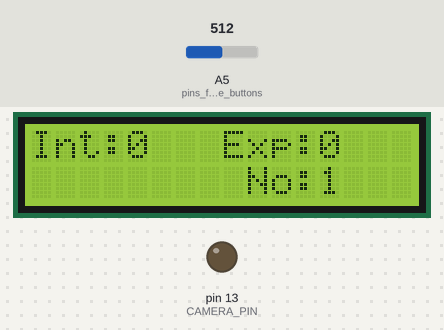
The sketch below on a simulated Arduino Uno, built with avr-gcc and run on an emulated ATmega328P. Parts: 16×2 character LCD, output pins drawn as LEDs (lit = HIGH). Dashed ring = blinking. The test bench sets the inputs (shaded band); at power-on: A5 (pins_for_the_buttons) = 512.

Above: at 1.2 s.
1.3 s: A5 (pins_for_the_buttons) set to 484
At 1.78 s:
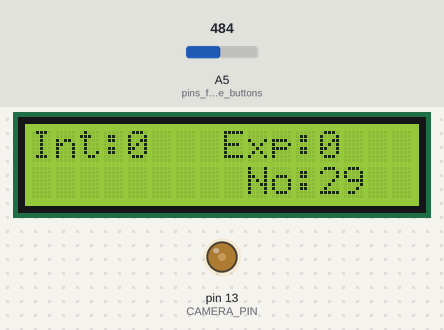
4.0 s: A5 (pins_for_the_buttons) set to 511
At 5.14 s:
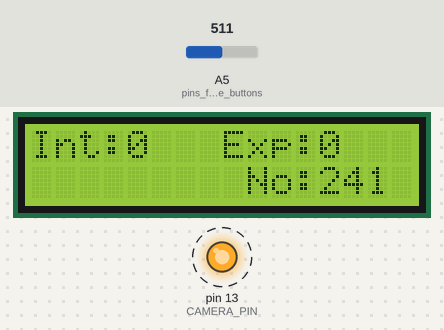
7.0 s: A5 (pins_for_the_buttons) set to 360
At 7.42 s:
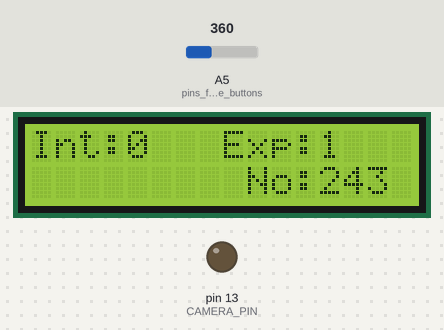
8.7 s: A5 (pins_for_the_buttons) set to 284
At 9.02 s:
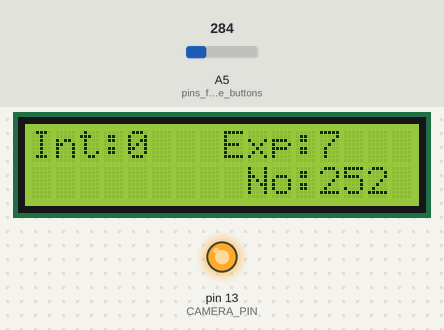
10.3 s: A5 (pins_for_the_buttons) set to 262
At 10.42 s:
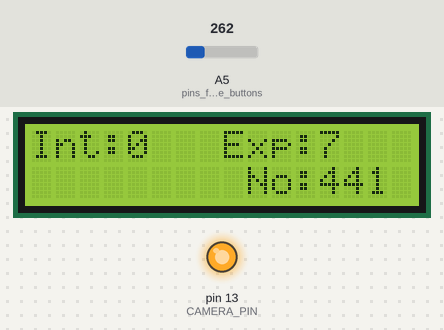
11.8 s: A5 (pins_for_the_buttons) set to 248
13.3 s: A5 (pins_for_the_buttons) set to 224
At 13.8 s:
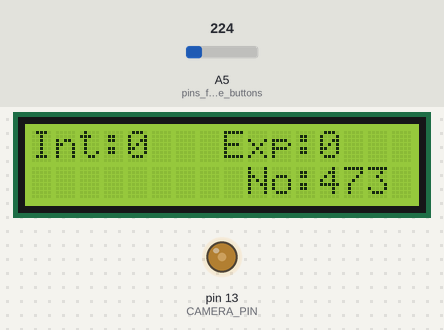
Timing chart, 0 to 16.1 s (numbered marks = the images above; inputs shaded):
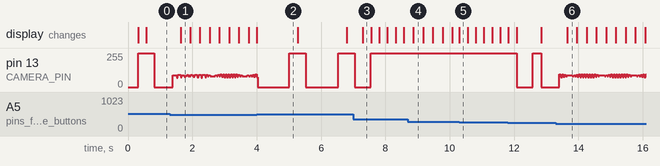

The sketch:

intervalometer_static_lcd.ino
```cpp
// (licence header left out)
/*
This version does not include any motor functionality,
just plain, enchanced intervalometer! (for example star timelapses)
BULB-mode required, this version was made very long exposures in mind:
max interval 999 secs, max exposure time 999 secs
*/

// LCD library
#include <LiquidCrystal.h>
// These pins are not used by Adafruit motor shield if it's using only motor 1
LiquidCrystal lcd(10, 9, 5, 3, 2, 14);

// pin that will trigger the camera
#define CAMERA_PIN 13

// "exposing" or not, if false, sends pulse to the optocoupler
// which triggers the camera
bool exposing = false;

int c,s,t,r,e,b,m,p,n = 0;
int pause;
int counter = 0;
int interval;
int exposure;
int state;
int divi;
unsigned long time = 0;

void setup() {

	pinMode(13, OUTPUT);
	pinMode(A5, INPUT); // pins for the buttons
	pinMode(A4, INPUT);
	pinMode(A3, INPUT);
	pinMode(CAMERA_PIN, OUTPUT); // to the optocoupler

	// set up the LCD's number of columns and rows:
	lcd.begin(16, 2);
}

// These functions return a value when the corresponding button is pressed
// 1,8 kohm resistors were used between 6 buttons (7 resistors)
// More info: http://tronixstuff.wordpress.com/2011/01/11/tutorial-using-analog-input-for-multiple-buttons/
//
// Switches:
// 1 kohm resistors were used with 2 switches, total 6 resistors

// Reset button

int resetButton(int pin) {

	c=analogRead(pin);

	if (c<160 && c>100) {
		r = 1; // reset button
	}
	return r;
}

/* coming later, sensor buttons for dolly
int shutDown(int pin) {

c=analogRead(pin);

if (c< && c>)
{
r = 1; // stop&reset to prevent any damage
}
return r;
}
*/

// interval time

int dig1Button(int pin) {

	c=analogRead(pin);

	if (c>160 && c<180)
	{
		delay(250); // if not set, value will increment as long as the button
		// was pressed and we don't want that to happen (about 100-200 ms)
		++e;
	}
	if (e < 999) {
		return e;
	}
	else {
		return e=0;
	}
}

// interval time

int dig2Button(int pin) {

	c=analogRead(pin);

	if (c>180 && c<210)
	{
		delay(250);
		--e;
	}
	if (e > 0) {
		return e;
	}
	else {
		return e=0;
	}
}

// exposure time

int dig3Button(int pin) {

	c=analogRead(pin);

	if (c>330 && c<370)
	{
		delay(250);
		++n;
	}
	if (n < 999) {
		return n;
	}
	else {
		return n=0;
	}
}

// exposure time

int dig4Button(int pin) {

	c=analogRead(pin);

	if (c>240 && c<270)
	{
		delay(250);
		--n;
	}
	if (n > 0) {
		return n;
	}
	else {
		return n=0;
	}
}

// Start & stop

int startButton(int pin) {

	c=analogRead(pin);

	if (c>500 && c<600) {
		delay(250);
		s++;
	}
	if (s <= 1) {
		return s;
	}
	else if (s > 1) {
		return s=0;
	}
}

/* select time range, default (0) is 0,0 - 9,9 seconds, (1) is 0-99 seconds

int timingSwitch(int pin) {

c=analogRead(pin);

if (c>450 && c < 550) {
return t=1;
}
else if (c < 450 && c>300) {
return t=0;
}
else if (c == 0) {
return t=2;
}
else {
return t=0;
}
}

// switch for choosing motor behavior: if on, motor moves without pauses, if off motor pauses when pic is taken

int motorSwitch(int pin) {

c=analogRead(pin);

if (c>450 && c < 550) {
return m=1;
}
else if (c < 450 && c>300) {
return m=0;
}
else if (c == 0) {
return m=2;
}
else {
return m=0;
}
}

*/

// This is where the magic happens

void loop() {

	// If the reset button is pressed -> pause + every variable
	// returns to their default values

	if (r == 1 ) {

		digitalWrite(CAMERA_PIN, LOW);
		s = 0;
		r = 0;
		b = 0;
		e = 0;
		p = 0;
		n = 0;
		counter = 0;
		lcd.clear();
	}

	// constantly updating the values enables the possibility
	// to modify interval time on the fly

	e = dig1Button(5); // interval
	n = dig3Button(5); // exposure
	e = dig2Button(5); // interval
	n = dig4Button(5); // exposure
	s = startButton(5); // start
	r = resetButton(5); // reset (and stop)

	// These are for LCD-display, type 16x2

	// Interval


	lcd.setCursor(0, 0);
	lcd.print("Int:");
	lcd.setCursor(4, 0);
	lcd.print(e);

	// Exposure time

	lcd.setCursor(8, 0);
	lcd.print("Exp:");
	lcd.setCursor(12, 0);
	lcd.print(n);

	// Picture counter

	lcd.setCursor(9, 1);
	lcd.print("No:");
	lcd.setCursor(12, 1);
	lcd.print(counter);

	if (s == 1) {

		interval = e*1000; // full seconds, values from 0 to 999 seconds accepted
		exposure = n*1000;

		if (exposing == false) {

			// enable optocoupler
			digitalWrite(CAMERA_PIN, HIGH);
			// set state 'high' for the pulse statement
			state = HIGH;
			time = millis();
			exposing = true;
			counter++;  // counter, if LCD is in use
		}

		else if ( millis() - time >= exposure && state == HIGH && exposing == true)
		{
			digitalWrite(CAMERA_PIN, LOW);
			state = LOW;
		}

		// sets the exposing flag to false when interval time has passed

		else if ( millis() - time >= interval && exposing == true)
		{
			exposing = false;
		}
	}
}
```

Measured:
- the behaviour switches between 501 and 500 on A5 (pins_for_the_buttons) (found by bisection; images 0 and 1)
- the behaviour switches between 241 and 240 on A5 (pins_for_the_buttons) (found by bisection; images 5 and 6)
- after the input at 7.0 s, the display: changes after 0.30 s (image 3)
- by itself, pin 13 (CAMERA_PIN): alternates 255/255 for 0.51 s and 0/255 for 1.0 s
- what the display in image 2 shows lasts 1.3 s, from 4.0 s to 5.3 s
